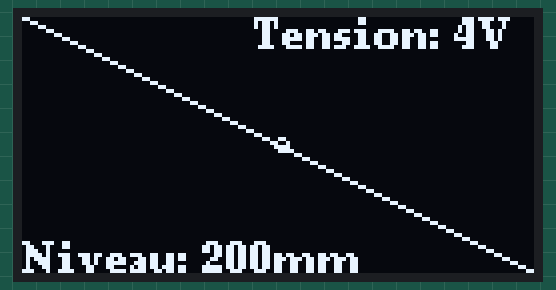
A sketch run on a simulated Arduino Uno, built with avr-gcc and run on an emulated ATmega328P. On the bench: 128×64 one-colour display.

Above: at 0.1 s.

The sketch:

Graph_Display.ino
```cpp
#include <U8g2lib.h>
#include <Wire.h>

const float a = -0.022;
const float b = 8.646;
int8_t type = 1;

U8G2_SSD1306_128X64_NONAME_F_HW_I2C u8g2(U8G2_R0, U8X8_PIN_NONE);

int voltageInPin = 525;
float inputVoltage, trueInputVoltage;
float level, voltage;

void drawGraph(int, int, int8_t);
void drawPint(int, int, int8_t);

void setup() {
    Serial.begin(9600);
    u8g2.begin();
}

void loop() {
    inputVoltage = voltageInPin * (5.0 / 1023.0);
    trueInputVoltage = (16.15 / 6.58) * inputVoltage;

    if (trueInputVoltage > b) {
        trueInputVoltage = b;
    }

    voltage = b - trueInputVoltage;
    level = (trueInputVoltage - b) / a;

    u8g2.clearBuffer();

    int x = 200;
    int y = a * x + b;

    drawGraph(x, y, type);
    drawPoint(x, y, type);

    u8g2.sendBuffer();
}

void drawGraph(int x, int y, int8_t type) {
    u8g2.setFont(u8g2_font_ncenB08_tr);

    if (type == 1) {
        u8g2.setCursor(0, 64);
        u8g2.print("Niveau: " + String(x) + "mm");
        u8g2.setCursor(58, 8);
        u8g2.print("Tension: " + String(y) + "V");
        u8g2.drawLine(0, 0, 128, 64);
    } else {
        y = map(y, 0, b, b, 0);
        u8g2.setCursor(42, 64);
        u8g2.print("Niveau: " + String(x) + "mm");
        u8g2.setCursor(0, 8);
        u8g2.print("Tension: " + String(y) + "V");
        u8g2.drawLine(0, 64, 128, 0);
    }
}

void drawPoint(int x, int y, int8_t type) {
    u8g2.setFont(u8g2_font_ncenB10_tr);

    if (type == 1) {
        x = map(x, 0, 393, 0, 128);
        y = map(y, 0, b, 64, 0);
        u8g2.drawRFrame(x - 2, y - 2, 4, 4, 2);
    } else {
        x = map(x, 0, 393, 0, 128);
        y = map(y, 0, b, 0, 64);
        u8g2.drawRFrame(x - 2, y - 2, 4, 4, 2);
    }
}
```
